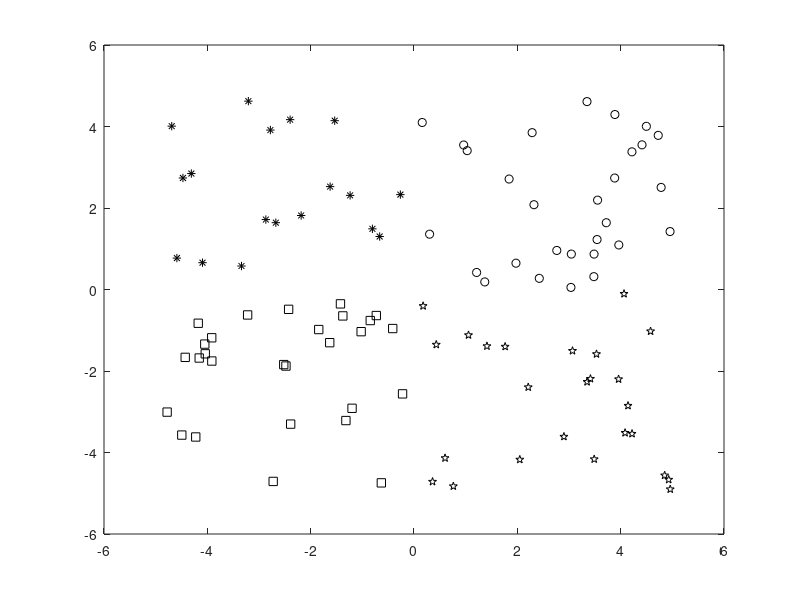

This figure's MATLAB source: (Note: this script raises an error after producing the figure.)
% Wissensbasierte Methoden - SoSe 2013
% Praktikumsblatt 6 - Neuronale Netze
% Aufgabe 2

%% Lerndatensaetze erzeugen
% Code aus Praktikumsblatt
n = 100;
Mx = 10;
% Erstelle eine 2xn-Matrix mit Werten zufaelligen Werten zw. -5 und 5
E = Mx*rand([2,n])-Mx/2*ones(2,n); % Mittelwert Null
% Ist Wert groe?er als Null? -> 1 oder 0
k1 = E(1,:) >= 0;
k2 = E(2,:) >= 0;

A = [and(k1,k2);            % 1. Quadrant
     and(not(k1),k2);       % 2. Quadrant
     and(not(k1),not(k2));  % 3. Quadrant
     and(k1,not(k2))        % 4. Quadrant
    ];

plot(E(1,A(1,:)),E(2,A(1,:)),'ok'); hold on;
plot(E(1,A(2,:)),E(2,A(2,:)),'*k');
plot(E(1,A(3,:)),E(2,A(3,:)),'sk');
plot(E(1,A(4,:)),E(2,A(4,:)),'pk');
% </Praktikumsblatt-Code>

%% Trainingsphase
%Lernziel: Das neuronale Netz soll erkennen, in welchem Quadranten sich
% ein Punkt P(x,y) mit -5<=x,y<=5 befindet.
% Netz: 2N - 3N - 3N - 4N
W1 = rand(3,3);
W2 = rand(3,4);
W3 = rand(4,4);

[W1trained,W2trained,W3trained,n,sse] = trainiere2(W1,W2,W3,E',A',1000,0.001,0.0001,0.075);

%% auswertung
while(1)
   [x,y] = ginput(1);
   d = werteaus2(W1trained,W2trained,W3trained,[x y]);
   disp(d);
   
   e = sum(d);
   disp(e);
end